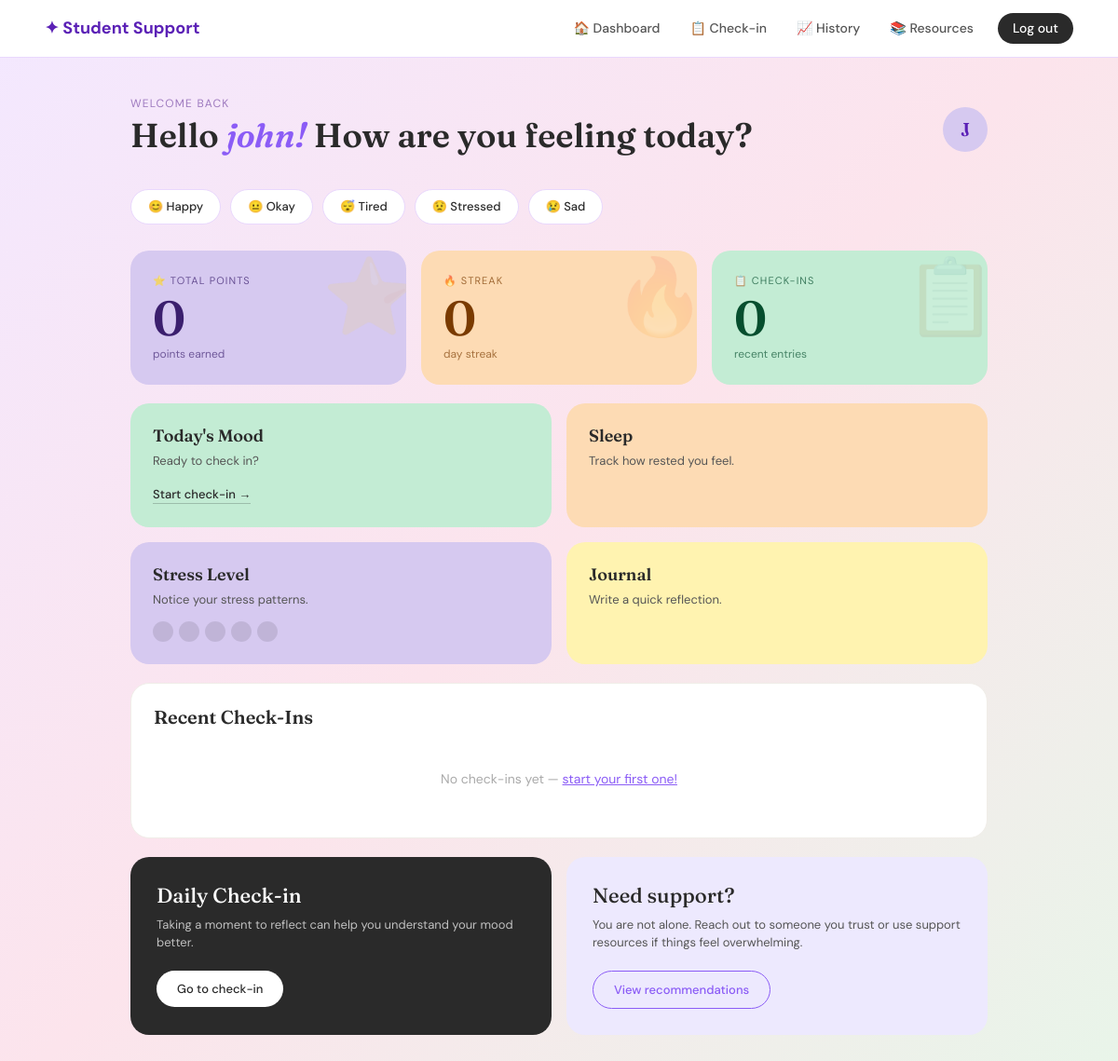
Page /dashboard (signed in) on the earlier database version.
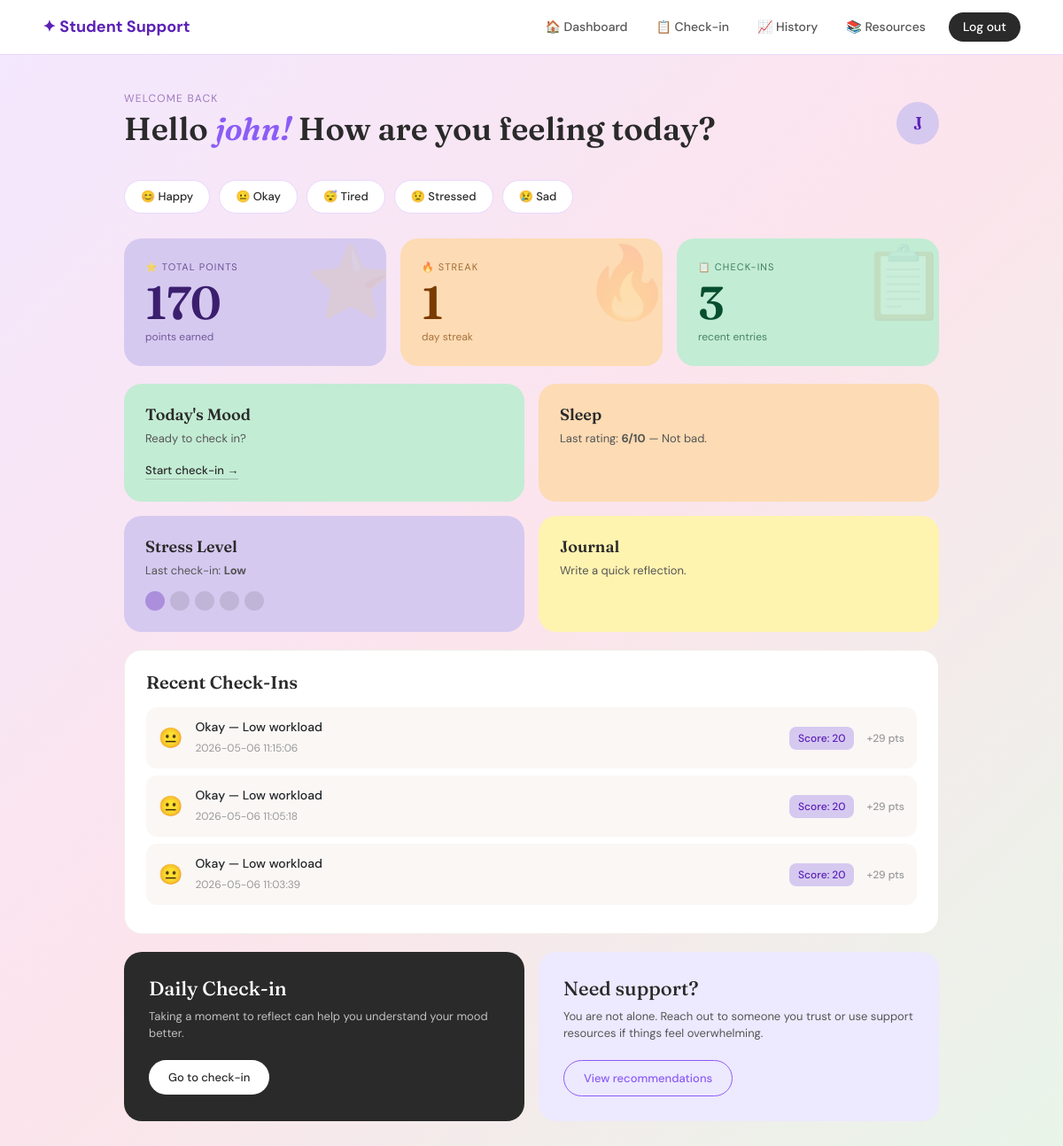
Same page on the later database version.
### tables this page shows
CREATE TABLE user_stats (
            id INTEGER PRIMARY KEY AUTOINCREMENT,
            user_id INTEGER UNIQUE NOT NULL,
            total_points INTEGER DEFAULT 0,
            current_streak INTEGER DEFAULT 0,
            last_checkin_date TEXT,
            FOREIGN KEY (user_id) REFERENCES users(id)
        );

CREATE TABLE "checkins" (
	"id"	INTEGER,
	"user_id"	INTEGER,
	"mood"	TEXT,
	"academic"	TEXT,
	"workload"	TEXT,
	"social"	TEXT,
	"financial"	TEXT,
	"activity"	TEXT,
	"rating"	INTEGER,
	"score"	INTEGER,
	"date"	TIMESTAMP DEFAULT CURRENT_TIMESTAMP,
	"points_earned"	INTEGER,
	PRIMARY KEY("id" AUTOINCREMENT),
	FOREIGN KEY("user_id") REFERENCES "users"("id")
);

### app.py (the view)
@app.route("/dashboard")
def dashboard():
    if "user_id" not in session:
        return redirect(url_for("login"))
    conn = get_db_connection()
    stats = conn.execute(
        "SELECT * FROM user_stats WHERE user_id = ?", (session["user_id"],)
    ).fetchone()
    recent_checkins = conn.execute(
        "SELECT * FROM checkins WHERE user_id = ? ORDER BY date DESC LIMIT 5",
        (session["user_id"],)
    ).fetchall()
    conn.close()
    return render_template("dashboard.html",
        username=session["username"],
        stats=stats,
        recent_checkins=recent_checkins
    )

### app.py (called while the page is built)
def get_db_connection():
    conn = sqlite3.connect("wellbeing.db")
    conn.row_factory = sqlite3.Row
    return conn

### templates/dashboard.html (shortened to what this page needs)
{% extends "base.html" %}
{% block content %}
<div class="dashboard-wrapper">
  <div class="dashboard-header">
    <div>
      <p class="small-text">Welcome back</p>
      <h1>Hello <em>{{ username }}!</em> How are you feeling today?</h1>
    </div>
    <div class="profile-circle">{{ username[0] | upper }}</div>
  </div>
  <div class="mood-row">
    <a href="{{ url_for('checkin') }}" class="mood-pill">😊 Happy</a>
    <a href="{{ url_for('checkin') }}" class="mood-pill">😐 Okay</a>
    <a href="{{ url_for('checkin') }}" class="mood-pill">😴 Tired</a>
    <a href="{{ url_for('checkin') }}" class="mood-pill">😟 Stressed</a>
    <a href="{{ url_for('checkin') }}" class="mood-pill">😢 Sad</a>
  </div>
  <div class="stats-row">
    <div class="stat-card card-purple">
      <div class="stat-label">⭐ Total Points</div>
      <div class="stat-num">{{ stats.total_points if stats else 0 }}</div>
      <div class="stat-sub">points earned</div>
      <div class="stat-deco">⭐</div>
    </div>
    <div class="stat-card card-peach">
      <div class="stat-label">🔥 Streak</div>
      <div class="stat-num">{{ stats.current_streak if stats else 0 }}</div>
      <div class="stat-sub">day streak</div>
      <div class="stat-deco">🔥</div>
    </div>
    <div class="stat-card card-green">
      <div class="stat-label">📋 Check-ins</div>
      <div class="stat-num">{{ recent_checkins | length }}</div>
      <div class="stat-sub">recent entries</div>
      <div class="stat-deco">📋</div>
    </div>
  </div>
  <div class="dashboard-grid">
    <div class="dash-card green-card">
      <h3>Today's Mood</h3>
      <p>Ready to check in?</p>
      <a href="{{ url_for('checkin') }}">Start check-in →</a>
    </div>
    <div class="dash-card orange-card">
      <h3>Sleep</h3>
      {% if recent_checkins %}
        {% set last = recent_checkins[0] %}
        <p>Last rating: <strong>{{ last.rating }}/10</strong> —
          {% if last.rating >= 8 %}Great night!
          {% elif last.rating >= 5 %}Not bad.
          {% else %}Could be better.{% endif %}
        </p>
      {% else %}
        <p>Track how rested you feel.</p>
      {% endif %}
    </div>
    <div class="dash-card purple-card">
      <h3>Stress Level</h3>
      {% if recent_checkins %}
        {% set last = recent_checkins[0] %}
        <p>Last check-in: <strong>{{ last.workload | capitalize if last.workload else '—' }}</strong></p>
        <div class="stress-dots">
          {% set level = 3 if last.workload == 'high' else (2 if last.workload == 'medium' else 1) %}
          {% for i in range(5) %}
            <div class="stress-dot {% if i < level %}filled{% endif %}"></div>
          {% endfor %}
        </div>
      {% else %}
        <p>Notice your stress patterns.</p>
        <div class="stress-dots">
          {% for i in range(5) %}<div class="stress-dot"></div>{% endfor %}
        </div>
      {% endif %}
    </div>
    <div class="dash-card yellow-card">
      <h3>Journal</h3>
      <p>Write a quick reflection.</p>
    </div>
  </div>
  <div class="history-card">
    <h3>Recent Check-Ins</h3>
    {% if recent_checkins %}
      {% for c in recent_checkins %}
      <div class="checkin-row">
        <div class="mood-emoji">
          {% if c.mood == 'happy' %}😊
          {% elif c.mood == 'okay' %}😐
          {% elif c.mood == 'tired' %}😴
          {% elif c.mood == 'stressed' %}😟
          {% else %}😢{% endif %}
        </div>
        <div class="info">
          <strong>{{ c.mood | capitalize }} — {{ c.workload | capitalize if c.workload else 'N/A' }} workload</strong>
          <span>{{ c.date }}</span>
        </div>
        <div class="score-badge">Score: {{ c.score }}</div>
        <div class="pts-badge">+{{ c.points_earned }} pts</div>
      </div>
      {% endfor %}
    {% else %}
      <div class="empty-state">
        No check-ins yet — <a href="{{ url_for('checkin') }}">start your first one!</a>
      </div>
    {% endif %}
  </div>
  <div class="bottom-grid">
    <div class="daily-card">
      <h2>Daily Check-in</h2>
      <p>Taking a moment to reflect can help you understand your mood better.</p>
      <a href="{{ url_for('checkin') }}" class="dark-btn">Go to check-in</a>
    </div>
    <div class="support-card">
      <h2>Need support?</h2>
      <p>You are not alone. Reach out to someone you trust or use support resources if things feel overwhelming.</p>
      <a href="{{ url_for('recommendations') }}" class="outline-btn">View recommendations</a>
    </div>
  </div>
</div>
{% endblock %}

### templates/base.html (shortened to what this page needs)
<!DOCTYPE html>
<html lang="en">
<head>
    <link href="https://cdn.jsdelivr.net/npm/bootstrap@5.3.0/dist/css/bootstrap.min.css" rel="stylesheet">
</head>
<body>
    {% if session.get('user_id') %}
    <nav class="navbar navbar-expand-lg">
        <div class="container-fluid px-4">
            <a class="navbar-brand" href="/dashboard">✦ Student Support</a>
            <div class="collapse navbar-collapse" id="navbarNav">
                <ul class="navbar-nav ms-auto align-items-center gap-1">
                    <li class="nav-item">
                        <a class="nav-link" href="/dashboard">🏠 Dashboard</a>
                    </li>
                    <li class="nav-item">
                        <a class="nav-link" href="/checkin">📋 Check-in</a>
                    </li>
                    <li class="nav-item">
                        <a class="nav-link" href="/view-checkins">📈 History</a>
                    </li>
                    <li class="nav-item">
                        <a class="nav-link" href="/resources">📚 Resources</a>
                    </li>
                    <li class="nav-item ms-2">
                        <a class="nav-link nav-logout" href="/logout">Log out</a>
                    </li>
                </ul>
            </div>
        </div>
    </nav>
    {% endif %}
    {% block content %}
    {% endblock %}
</body>
</html>

### templates/base.html (style rules this page uses)
body { background: linear-gradient(135deg, #f3e8ff 0%, #fce4ec 50%, #e8f5e9 100%); min-height: 100vh; }
.navbar { background: white !important; border-bottom: 1px solid #E9D8FD; padding: 12px 24px; }
.navbar-brand { font-weight: 700; color: #5B21B6 !important; font-size: 18px; }
.nav-link { color: #555 !important; font-size: 14px; font-weight: 500; padding: 6px 14px !important; border-radius: 20px; transition: all 0.2s; }
.nav-logout { background: #2a2a2a; color: white !important; border-radius: 20px; padding: 6px 16px !important; }

Differences in the rows shown:
added user_stats: total_points "170", current_streak "1"
added checkins: rating "6", workload "Low", mood "Okay", date "2026-05-06 11:15:06", score "20", points_earned "29"
added checkins: mood "Okay", workload "Low", date "2026-05-06 11:05:18", score "20", points_earned "29"
added checkins: mood "Okay", workload "Low", date "2026-05-06 11:03:39", score "20", points_earned "29"
Other differences:
{{ recent_checkins | length }}: "0" → "3"
{{ stats.total_points if stats else 0 }}: "0" → (not shown)
{{ stats.current_streak if stats else 0 }}: "0" → (not shown)
text no longer shown: "Track how rested you feel. Notice your stress patterns. No check-ins yet — start your first one!"
text now shown: "Last rating: /10 — Not bad. Last check-in:"
